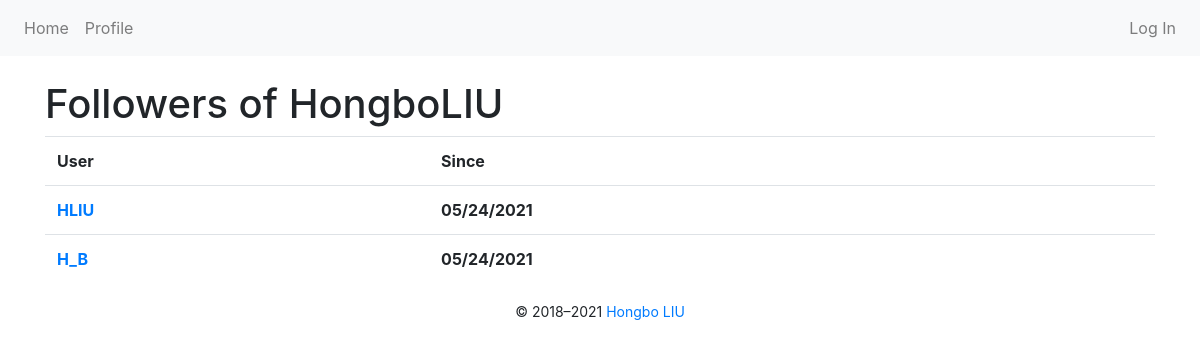
/followers/HongboLIU, run on the app's committed database.
### app/models.py (models this page shows, shortened)
class User(UserMixin, db.Model):
    __tablename__ = 'users'
    id = db.Column(db.Integer, primary_key=True)
    email = db.Column(db.String(64), unique=True, index=True)
    username = db.Column(db.String(64),  unique=True, index=True)
    password_hash = db.Column(db.String(128))
    role_id = db.Column(db.Integer, db.ForeignKey('roles.id'))
    confirmed = db.Column(db.Boolean, default=False)
    name = db.Column(db.String(64))
    location = db.Column(db.String(64))
    about_me = db.Column(db.Text())
    member_since = db.Column(db.DateTime(), default=datetime.utcnow)
    last_seen = db.Column(db.DateTime(), default=datetime.utcnow)
    posts = db.relationship('Post', backref='author', lazy='dynamic')
    followed = db.relationship('Follow', foreign_keys=[Follow.follower_id],
                               backref=db.backref('follower', lazy='joined'),
                               lazy='dynamic', cascade='all, delete-orphan')
    follower = db.relationship('Follow', foreign_keys=[Follow.followed_id],
                               backref=db.backref('followed', lazy='joined'),
                               lazy='dynamic', cascade='all, delete-orphan')
    comments = db.relationship('Comment', backref='author',lazy='dynamic')
    @property
    def password(self):
        raise AttributeError('Password is not a readable attribute')

class Follow(db.Model):
    __tablename__ = 'follows'
    follower_id = db.Column(db.Integer, db.ForeignKey('users.id'), primary_key=True)
    followed_id = db.Column(db.Integer, db.ForeignKey('users.id'), primary_key=True)
    timestamp = db.Column(db.DateTime, default=datetime.utcnow)

### app/main/views.py (the view)
@main.route('/followers/<username>')
def followers(username):
    user = User.query.filter_by(username=username).first()
    if user is None:
        flash('Invalid user.')
        return redirect(url_for('.index'))
    page = request.args.get('page', 1, type=int)
    pagination = user.follower.paginate(
        page, per_page=current_app.config['FLASKY_POSTS_PER_PAGE'],
        error_out=False)
    follows = [{'user': item.follower, 'timestamp': item.timestamp} for item in pagination.items]
    return render_template('followers.html', user=user, title='Followers of',
                           endpoint='.followers', pagination=pagination, follows=follows)

### app/auth/views.py (called while the page is built)
@auth.before_app_request
def before_request():
    if current_user.is_authenticated:
        current_user.ping()
        if not current_user.confirmed and request.blueprint != 'auth' and request.endpoint != 'static':
            return redirect(url_for('auth.unconfirmed'))

### app/main/__init__.py (called while the page is built)
@main.app_context_processor
def inject_permissions():
    return dict(Permission=Permission)

### app/models.py (called while the page is built)
    def can(self, permissions):
        return False

### app/templates/followers.html (shortened to what this page needs)
{% extends "base.html" %}
{% import "_macros.html" as macros %}
{% block page_content %}
<div class="page-header">
    <h1>{{ title }} {{ user.username }}</h1>
</div>
<table class="table table-hover followers">
  <thead<tr><th>User</th><th>Since</th></tr>
  {% for follow in follows %}
  {% if follow.user != user %}
  <tr>
    <th>
      <a href="{{ url_for('.user', username=follow.user.username) }}">{{ follow.user.username }}</a>
    </th>
    <th>{{ moment(follow.timestamp).format('L') }}</th>
  </tr>
  {% endif %}
  {% endfor %}
</table>
{% endblock %}

### data on the page
User: username "HongboLIU"
User: user.username "HLIU"
Follow: timestamp "05/24/2021"
User: user.username "H_B"
Follow: timestamp "05/24/2021"

### other printed values
{{ render_nav_item('main.index', 'Home') }} "Home"
{{ render_nav_item('auth.login', 'Log In') }} "Log In"
{{ title }} "Followers of"
